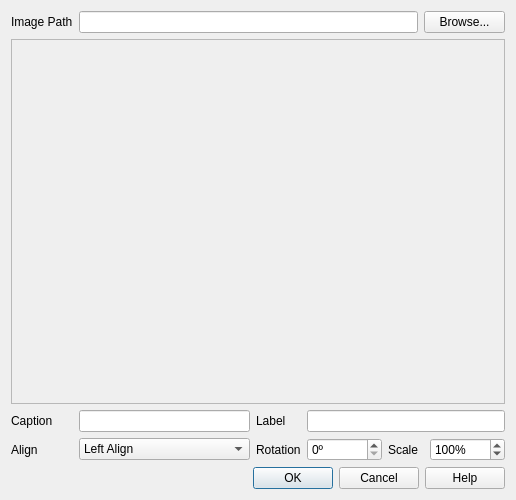
<?xml version="1.0" encoding="UTF-8"?>
<ui version="4.0">
 <class>Dialog_InsertImage</class>
 <widget class="QDialog" name="Dialog_InsertImage">
  <property name="geometry">
   <rect>
    <x>0</x>
    <y>0</y>
    <width>516</width>
    <height>500</height>
   </rect>
  </property>
  <property name="minimumSize">
   <size>
    <width>516</width>
    <height>500</height>
   </size>
  </property>
  <property name="maximumSize">
   <size>
    <width>516</width>
    <height>500</height>
   </size>
  </property>
  <property name="windowTitle">
   <string>LaTeX Office Writer</string>
  </property>
  <layout class="QGridLayout" name="gridLayout">
   <item row="0" column="0">
    <widget class="QLabel" name="labelImagePath">
     <property name="text">
      <string>Image Path</string>
     </property>
    </widget>
   </item>
   <item row="0" column="5" colspan="2">
    <widget class="QPushButton" name="pushButtonBrowse">
     <property name="text">
      <string>Browse...</string>
     </property>
    </widget>
   </item>
   <item row="2" column="0">
    <widget class="QLabel" name="labelCaption">
     <property name="text">
      <string>Caption</string>
     </property>
    </widget>
   </item>
   <item row="2" column="1">
    <widget class="QLineEdit" name="lineEditCaption">
     <property name="enabled">
      <bool>true</bool>
     </property>
     <property name="readOnly">
      <bool>false</bool>
     </property>
    </widget>
   </item>
   <item row="2" column="2">
    <widget class="QLabel" name="labelLabel">
     <property name="text">
      <string>Label</string>
     </property>
    </widget>
   </item>
   <item row="3" column="0">
    <widget class="QLabel" name="labelAlign">
     <property name="text">
      <string>Align</string>
     </property>
    </widget>
   </item>
   <item row="3" column="1">
    <widget class="QComboBox" name="comboBoxAlign">
     <property name="enabled">
      <bool>true</bool>
     </property>
     <item>
      <property name="text">
       <string>Left Align</string>
      </property>
     </item>
     <item>
      <property name="text">
       <string>Center Align</string>
      </property>
     </item>
    </widget>
   </item>
   <item row="3" column="2">
    <widget class="QLabel" name="labelRotation">
     <property name="text">
      <string>Rotation</string>
     </property>
    </widget>
   </item>
   <item row="3" column="3">
    <widget class="QSpinBox" name="spinBoxRotation">
     <property name="enabled">
      <bool>true</bool>
     </property>
     <property name="minimumSize">
      <size>
       <width>75</width>
       <height>0</height>
      </size>
     </property>
     <property name="maximumSize">
      <size>
       <width>75</width>
       <height>16777215</height>
      </size>
     </property>
     <property name="suffix">
      <string>º</string>
     </property>
     <property name="prefix">
      <string/>
     </property>
     <property name="maximum">
      <number>360</number>
     </property>
    </widget>
   </item>
   <item row="3" column="4">
    <widget class="QLabel" name="labelScale">
     <property name="text">
      <string>Scale</string>
     </property>
     <property name="alignment">
      <set>Qt::AlignLeading|Qt::AlignLeft|Qt::AlignVCenter</set>
     </property>
    </widget>
   </item>
   <item row="3" column="6">
    <widget class="QSpinBox" name="spinBoxScale">
     <property name="enabled">
      <bool>true</bool>
     </property>
     <property name="minimumSize">
      <size>
       <width>75</width>
       <height>0</height>
      </size>
     </property>
     <property name="maximumSize">
      <size>
       <width>75</width>
       <height>16777215</height>
      </size>
     </property>
     <property name="suffix">
      <string>%</string>
     </property>
     <property name="minimum">
      <number>5</number>
     </property>
     <property name="maximum">
      <number>200</number>
     </property>
     <property name="value">
      <number>100</number>
     </property>
    </widget>
   </item>
   <item row="4" column="0" colspan="7">
    <widget class="QDialogButtonBox" name="buttonBox">
     <property name="standardButtons">
      <set>QDialogButtonBox::Cancel|QDialogButtonBox::Help|QDialogButtonBox::Ok</set>
     </property>
    </widget>
   </item>
   <item row="0" column="1" colspan="4">
    <widget class="QLineEdit" name="lineEditImagePath">
     <property name="readOnly">
      <bool>true</bool>
     </property>
    </widget>
   </item>
   <item row="1" column="0" colspan="7">
    <widget class="QScrollArea" name="scrollArea">
     <property name="widgetResizable">
      <bool>true</bool>
     </property>
     <widget class="QWidget" name="scrollAreaWidgetContents">
      <property name="geometry">
       <rect>
        <x>0</x>
        <y>0</y>
        <width>490</width>
        <height>334</height>
       </rect>
      </property>
      <layout class="QGridLayout" name="gridLayout_2">
       <item row="0" column="0">
        <widget class="QLabel" name="imagePlaceHolder">
         <property name="frameShape">
          <enum>QFrame::NoFrame</enum>
         </property>
         <property name="text">
          <string/>
         </property>
         <property name="alignment">
          <set>Qt::AlignCenter</set>
         </property>
        </widget>
       </item>
      </layout>
     </widget>
    </widget>
   </item>
   <item row="2" column="3" colspan="4">
    <widget class="QLineEdit" name="lineEditLabel">
     <property name="enabled">
      <bool>true</bool>
     </property>
     <property name="readOnly">
      <bool>false</bool>
     </property>
    </widget>
   </item>
  </layout>
 </widget>
 <tabstops>
  <tabstop>lineEditImagePath</tabstop>
  <tabstop>pushButtonBrowse</tabstop>
  <tabstop>scrollArea</tabstop>
  <tabstop>lineEditCaption</tabstop>
  <tabstop>lineEditLabel</tabstop>
  <tabstop>comboBoxAlign</tabstop>
  <tabstop>spinBoxRotation</tabstop>
  <tabstop>spinBoxScale</tabstop>
 </tabstops>
 <resources/>
 <connections>
  <connection>
   <sender>buttonBox</sender>
   <signal>accepted()</signal>
   <receiver>Dialog_InsertImage</receiver>
   <slot>accept()</slot>
   <hints>
    <hint type="sourcelabel">
     <x>257</x>
     <y>479</y>
    </hint>
    <hint type="destinationlabel">
     <x>257</x>
     <y>249</y>
    </hint>
   </hints>
  </connection>
  <connection>
   <sender>buttonBox</sender>
   <signal>rejected()</signal>
   <receiver>Dialog_InsertImage</receiver>
   <slot>reject()</slot>
   <hints>
    <hint type="sourcelabel">
     <x>257</x>
     <y>479</y>
    </hint>
    <hint type="destinationlabel">
     <x>257</x>
     <y>249</y>
    </hint>
   </hints>
  </connection>
 </connections>
</ui>
